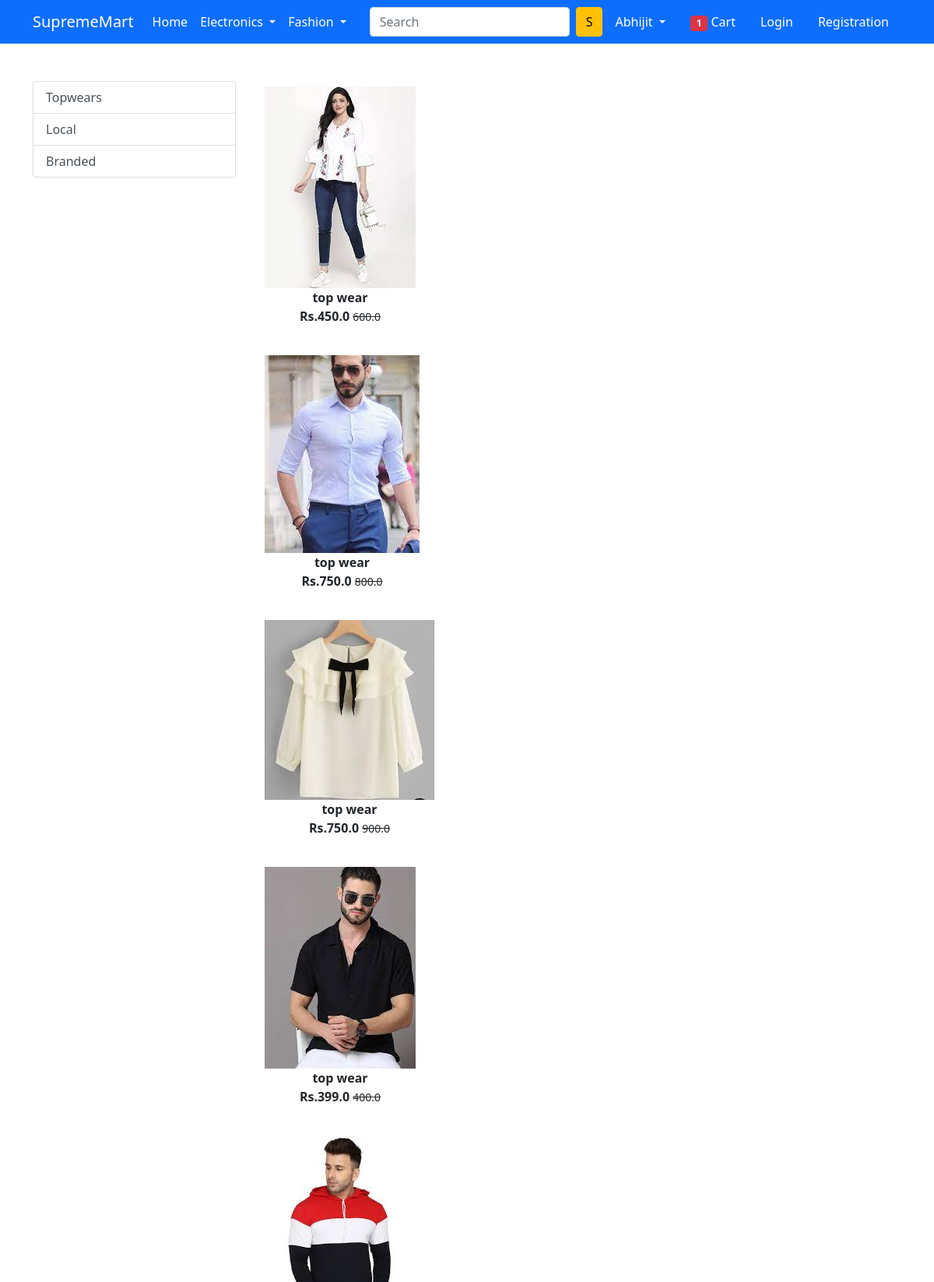
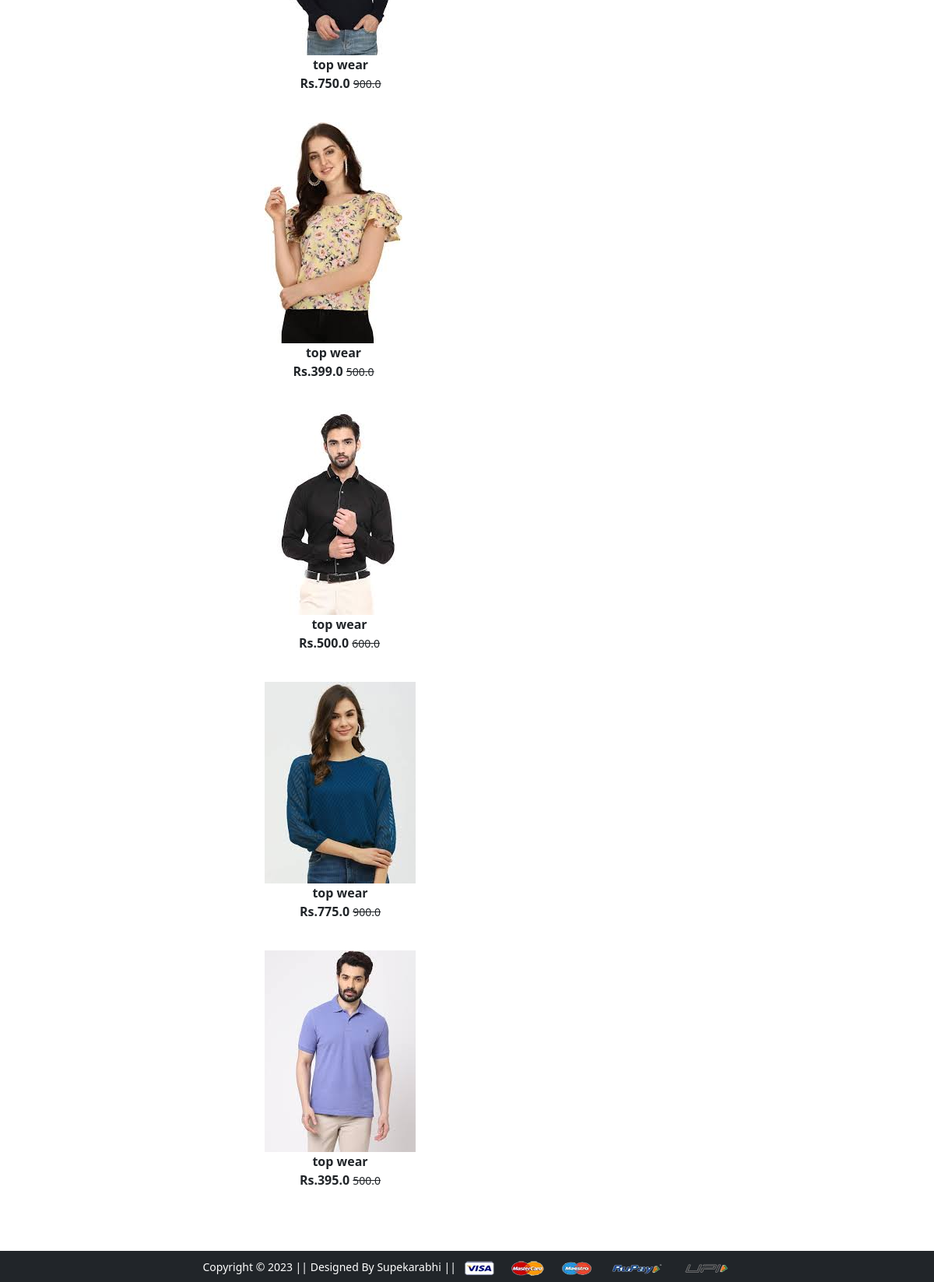
Page /topwear/local on the earlier database version (2 pictures, top to bottom).
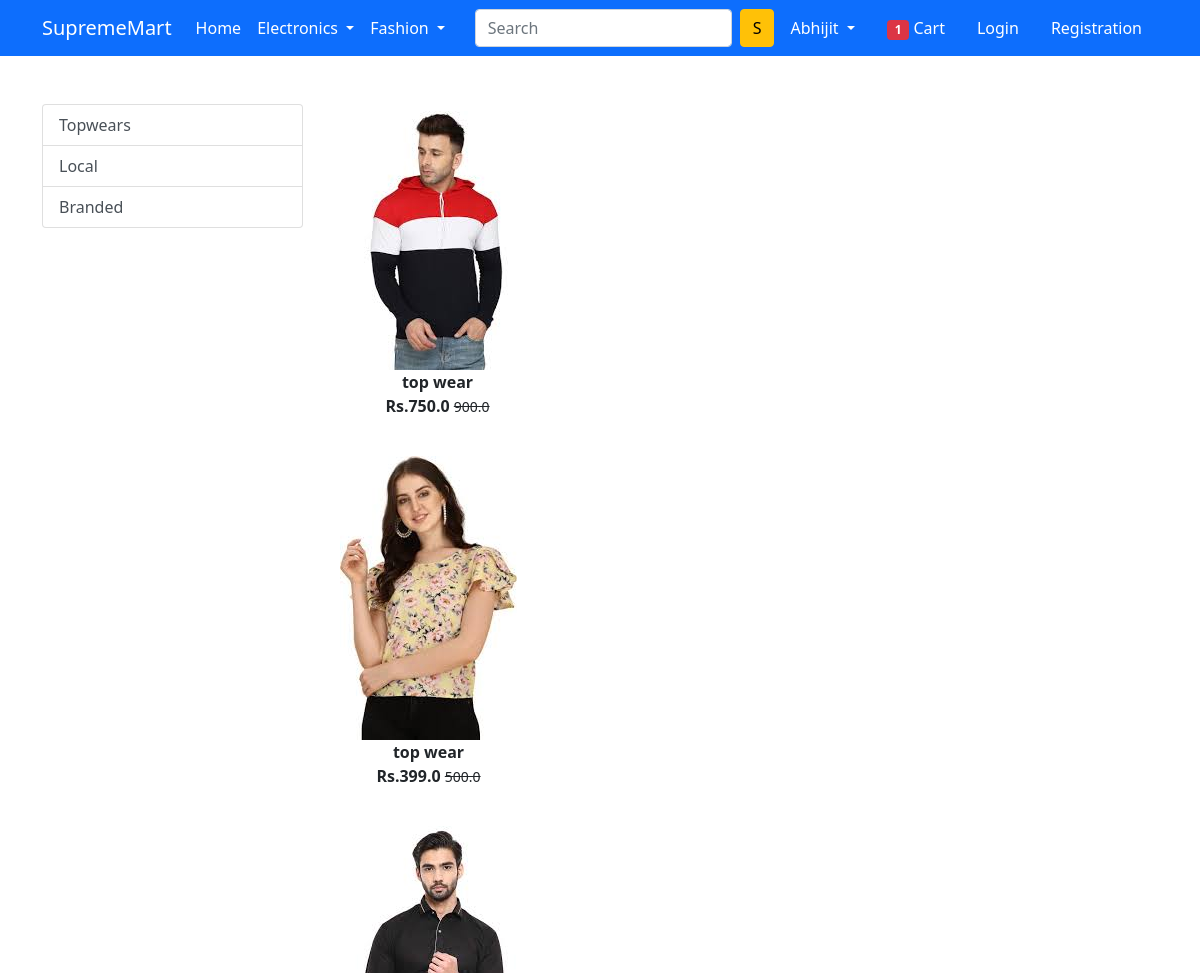
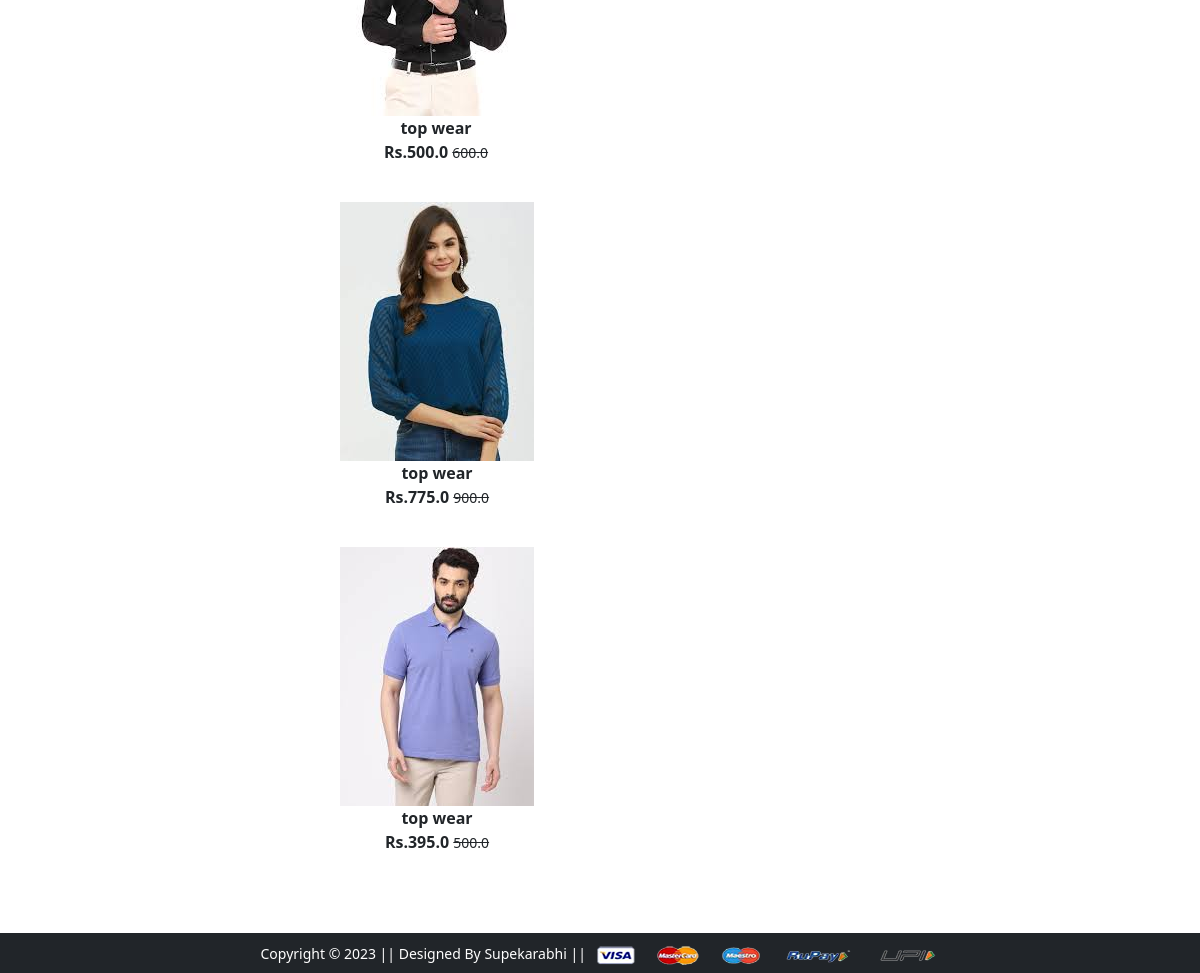
Same page on the later database version (2 pictures, top to bottom).
### app/models.py (models this page shows, shortened)
class Product(models.Model):
    title=models.CharField(max_length=100)
    selling_price=models.FloatField()
    discounted_price=models.FloatField()
    description=models.TextField()
    brand=models.CharField(max_length=100)
    category=models.CharField(choices=CATEGORY_CHOICES,max_length=2)
    product_image=models.ImageField(upload_to='productimg')

### app/views.py (the view)
# urls.py: path('topwear/',views.topwear,name='topwear'),
def topwear(request,data=None):
 if data==None:
  topwears=Product.objects.filter(category='TW')
 elif data=='local' or data=='branded':
  topwears=Product.objects.filter(category='TW').filter(brand=data)
 return render(request,'app/topwear.html',{'topwears':topwears})

### app/templates/app/topwear.html (shortened to what this page needs)
{% extends 'app/base.html' %}
{% load static %}
{% block main-content %}
<div class="container my-5">
 <div class="row">
  <div class="col-sm-3">
   <div class="list-group">
    <a href="{% url 'topwear' %}" class="list-group-item list-group-item-action" aria-current="true">Topwears</a>
    <a href="{% url 'topweardata' 'local' %}" class="list-group-item list-group-item-action" aria-current="true">Local</a>
    <a href="{% url 'topweardata' 'branded' %}" class="list-group-item list-group-item-action">Branded</a>
  </div>
  </div>
  <div class="col-sm-8">
   <div class="col-sm-8">
    {% for t in topwears %}
     <div class="col-sm-4 text-center mb-4">
      <a href="{% url 'product-detail' t.id %}"
      class="btn">
      <div clss="item">
        <img src="{{t.product_image.url}}" alt="" height="" class="">
        <div class="fw-bold">{{t.title}}</div>
        <div class="fw-bold">Rs.{{t.discounted_price}}
        <small class="fw-light text-decoration-line-through">{{t.selling_price}}</small></div>
        </div>
      </a>
    </div>
    {% endfor %}
  </div>
  </div>
 </div>
</div>
{% endblock main-content %}

Differences in the rows shown:
no longer on this page (row edited): Product: product_image (picture), title "top wear", discounted_price "450.0", selling_price "600.0"
no longer on this page (row edited): Product: product_image (picture), title "top wear", discounted_price "750.0", selling_price "800.0"
no longer on this page (row edited): Product: product_image (picture), title "top wear", discounted_price "750.0", selling_price "900.0"
no longer on this page (row edited): Product: product_image (picture), title "top wear", discounted_price "399.0", selling_price "400.0"
